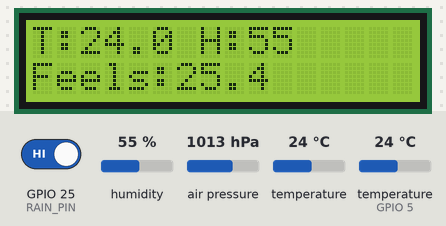
A sketch run on a simulated ESP32. Parts: 16×2 character LCD. The inputs (shaded band) are chosen by the test bench; at power-on: temperature 24 °C, humidity 55 %, GPIO 25 (RAIN_PIN) HIGH, air pressure 1013 hPa, temperature (sensor on GPIO 5) 24 °C. WiFi joins after 1.5 s; servers stay silent unless stated.

Above: at 7.8 s.
7.9 s: temperature (sensor 0) set to 33 °C
At 9.6 s:
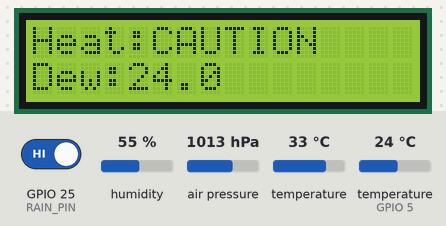
13.8 s: humidity set to 22 %
At 18.4 s:
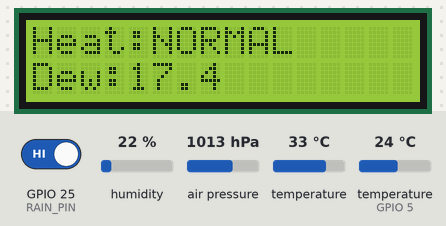
19.7 s: humidity set to 68 %
At 21.6 s:
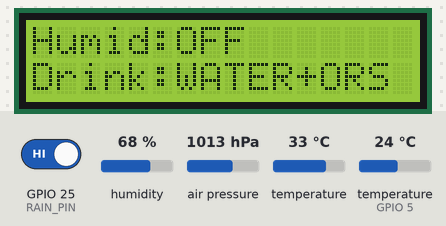
25.6 s: GPIO 25 (RAIN_PIN) driven LOW
At 28.1 s:
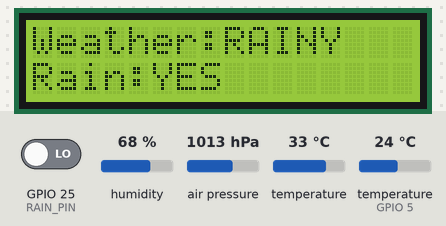
30.7 s: temperature (sensor 0) set to 41 °C
At 34.8 s:
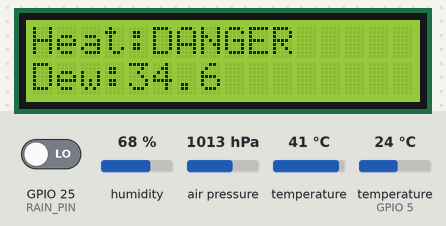
36.6 s: humidity set to 17 %
At 38.1 s:
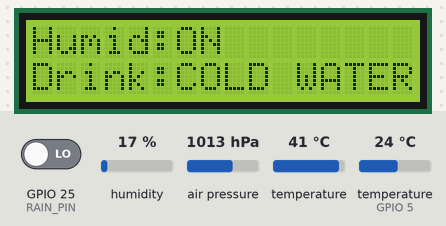
Timing chart, 0 to 39.6 s (numbered marks = the images above; inputs shaded):
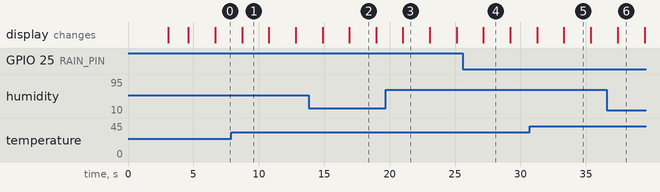

The sketch:

sketch.ino
```cpp
#include "DHT.h"
#include <Adafruit_BMP280.h>
#include <Adafruit_Sensor.h>
#include <LiquidCrystal_I2C.h>
#include <WiFi.h>
#include <Wire.h>

// ================= CONFIG =================
#define SEALEVELPRESSURE_HPA 1013.25

#define DHTPIN 5
#define DHTTYPE DHT11
#define RAIN_PIN 25

LiquidCrystal_I2C lcd(0x27, 16, 2);
Adafruit_BMP280 bmp;
DHT dht(DHTPIN, DHTTYPE);
WiFiServer server(80);

const char* ssid = "MM-227";
const char* password = "Galib@cse";

// ================= VARIABLES =================
float temperature, pressure, altitude;
float humidity;
float feelsLike, dewPoint;

String heatStatus, weatherStatus, drinkTip;
bool humidifierState;
int rainStatus;

unsigned long lastTime = 0;
unsigned long timerDelay = 2000;
int lcdPage = 0;

// ================= FUNCTIONS =================
float calculateFeelsLike(float T, float H) {
    return -8.784695 +
           1.61139411 * T +
           2.338549 * H -
           0.14611605 * T * H -
           0.01230809 * T * T -
           0.01642482 * H * H +
           0.00221173 * T * T * H +
           0.00072546 * T * H * H -
           0.00000358 * T * T * H * H;
}

String heatAlarm(float feelsLike) {
    if (feelsLike >= 45) return "DANGER";
    if (feelsLike >= 40) return "ALERT";
    if (feelsLike >= 35) return "CAUTION";
    return "NORMAL";
}

float calculateDewPoint(float T, float H) {
    return T - ((100 - H) / 5.0);
}

String weatherEvaluation(float T, int rain) {
    if (rain == LOW) return "RAINY";
    if (T > 32) return "HOT";
    if (T < 18) return "COLD";
    return "PLEASANT";
}

bool humidityON(float H) {
    return (H < 35);
}

String drinkSuggestion(float feelsLike) {
    if (feelsLike >= 40) return "WATER+ORS";
    if (feelsLike >= 32) return "COLD WATER";
    if (feelsLike >= 25) return "JUICE";
    return "WARM TEA";
}

// ================= SETUP =================
void setup() {
    Serial.begin(115200);
    lcd.init();
    lcd.backlight();

    lcd.setCursor(0, 0);
    lcd.print("System Loading");
    delay(3000);
    lcd.clear();

    if (!bmp.begin(0x76)) {
        lcd.print("BMP280 Error");
        while (1);
    }

    dht.begin();
    pinMode(RAIN_PIN, INPUT);

    WiFi.begin(ssid, password);
    lcd.print("WiFi Connecting");

    int retry = 0;
    while (WiFi.status() != WL_CONNECTED && retry < 20) {
        delay(500);
        retry++;
    }

    lcd.clear();
    if (WiFi.status() == WL_CONNECTED) {
        lcd.print("WiFi Connected");
        delay(2000);
        server.begin();
    } else {
        lcd.print("Offline Mode");
        delay(2000);
    }
    lcd.clear();
}

// ================= LOOP =================
void loop() {
    if (millis() - lastTime > timerDelay) {
        readSensors();
        updateLCD();
        lastTime = millis();
    }

    WiFiClient client = server.available();
    if (client) {
        String html = SendHTML();
        client.println("HTTP/1.1 200 OK");
        client.println("Content-type:text/html\n");
        client.println(html);
        client.stop();
    }
}

// ================= SENSOR READ =================
void readSensors() {
    temperature = bmp.readTemperature();
    pressure = bmp.readPressure() / 100.0F;
    altitude = bmp.readAltitude(SEALEVELPRESSURE_HPA);

    humidity = dht.readHumidity();
    if (isnan(humidity)) humidity = 0;

    rainStatus = digitalRead(RAIN_PIN);

    feelsLike = calculateFeelsLike(temperature, humidity);
    dewPoint = calculateDewPoint(temperature, humidity);
    heatStatus = heatAlarm(feelsLike);
    weatherStatus = weatherEvaluation(temperature, rainStatus);
    drinkTip = drinkSuggestion(feelsLike);
    humidifierState = humidityON(humidity);
}

// ================= LCD DISPLAY =================
void updateLCD() {
    lcd.clear();

    if (lcdPage == 0) {
        lcd.setCursor(0, 0);
        lcd.print("T:");
        lcd.print(temperature, 1);
        lcd.print(" H:");
        lcd.print(humidity, 0);

        lcd.setCursor(0, 1);
        lcd.print("Feels:");
        lcd.print(feelsLike, 1);
    }
    else if (lcdPage == 1) {
        lcd.setCursor(0, 0);
        lcd.print("Heat:");
        lcd.print(heatStatus);

        lcd.setCursor(0, 1);
        lcd.print("Dew:");
        lcd.print(dewPoint, 1);
    }
    else if (lcdPage == 2) {
        lcd.setCursor(0, 0);
        lcd.print("Weather:");
        lcd.print(weatherStatus);

        lcd.setCursor(0, 1);
        lcd.print("Rain:");
        lcd.print(rainStatus == LOW ? "YES" : "NO");
    }
    else if (lcdPage == 3) {
        lcd.setCursor(0, 0);
        lcd.print("Humid:");
        lcd.print(humidifierState ? "ON" : "OFF");

        lcd.setCursor(0, 1);
        lcd.print("Drink:");
        lcd.print(drinkTip);
    }

    lcdPage++;
    if (lcdPage > 3) lcdPage = 0;
}

// ================= WEB PAGE =================
String SendHTML() {
    String ptr = "<html><head><meta http-equiv='refresh' content='5'></head><body>";
    ptr += "<h2>ESP32 Weather Station</h2>";
    ptr += "Temp: " + String(temperature) + " C<br>";
    ptr += "Humidity: " + String(humidity) + " %<br>";
    ptr += "Feels Like: " + String(feelsLike) + " C<br>";
    ptr += "Heat Alarm: " + heatStatus + "<br>";
    ptr += "Dew Point: " + String(dewPoint) + " C<br>";
    ptr += "Weather: " + weatherStatus + "<br>";
    ptr += "Rain: " + String(rainStatus == LOW ? "YES" : "NO") + "<br>";
    ptr += "Drink: " + drinkTip + "<br>";
    ptr += "</body></html>";
    return ptr;
}
```

Measured:
- after the input at 7.9 s, the display: changes after 0.82 s (image 1)
- after the input at 19.7 s, the display: changes after 1.3 s (image 3)
- after the input at 25.6 s, the display: changes after 1.6 s (image 4)
- after the input at 36.6 s, the display: changes after 0.84 s (image 6)
- what the display in image 1 shows lasts 2.1 s, from 8.7 s to 10.8 s
- what the display in image 3 shows lasts 2.1 s, from 21.0 s to 23.1 s
